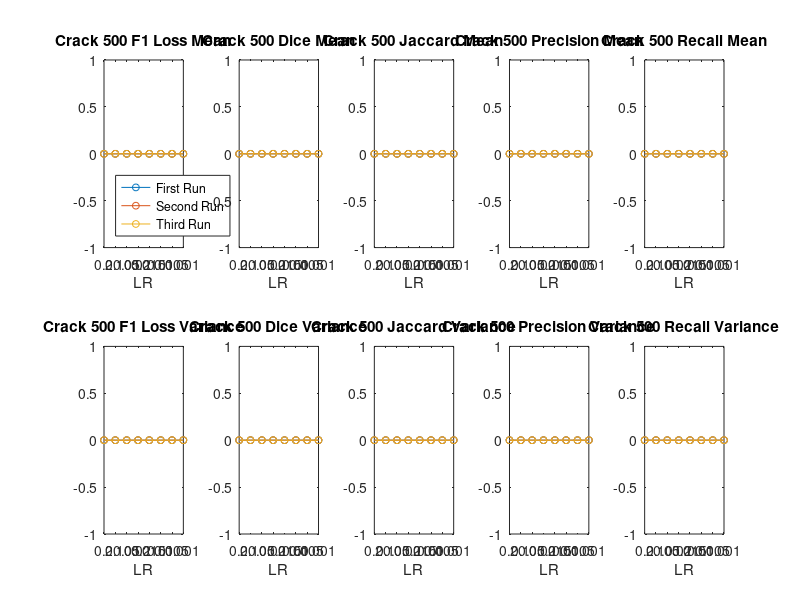

Here is the MATLAB script that generated this plot:
dinfo = dir('*.log');

data(:,:,:) = zeros(8, 10, 3);
% LR x Value x Iteration

% Learning rates 0.2 0.1 0.05 0.02 0.015 0.01 0.005 0.001

for n = 1 : length(dinfo)
    fileName = dinfo(n).name;
    lr = str2double(append("0.", erase(fileName, ["Crack", ".log", "First", "Second", "Third"])));
    
    if lr == 0.2
        lrIDX = 1;
    elseif lr == 0.1
        lrIDX = 2;
    elseif lr == 0.05
        lrIDX = 3;
    elseif lr == 0.02
        lrIDX = 4;
    elseif lr == 0.015
        lrIDX = 5;
    elseif lr == 0.01
        lrIDX = 6;
    elseif lr == 0.005
        lrIDX = 7;
    elseif lr == 0.001
        lrIDX = 8;
    end
    
    iteration = erase(fileName, ["Crack", ".log"]);
    index = find(isletter(iteration), 1);
    iteration(1:index-1) = [];
    
    if strcmp(iteration, 'First')
        iterIDX = 1;
    elseif strcmp(iteration, 'Second')
        iterIDX = 2;
    else
        iterIDX = 3;
    end
    
    FID = fopen(fileName);
    fileData = textscan(FID, '%s');
    fclose(FID);
    
    % Idx 4 & 5 = F1 Loss mean & variance
    % Idx 8 & 9 = Dice mean & variance
    % Idx 12 & 13 = Jaccard mean & variance
    % Idx 16 & 17 = Precision mean & variance
    % Idx 20 & 21 = Recall mean & variance
    stringData = string(fileData{:});
    
    data(lrIDX, 1, iterIDX) = str2double(stringData{4});
    data(lrIDX, 2, iterIDX) = str2double(stringData{5});
    data(lrIDX, 3, iterIDX) = str2double(stringData{8});
    data(lrIDX, 4, iterIDX) = str2double(stringData{9});
    data(lrIDX, 5, iterIDX) = str2double(stringData{12});
    data(lrIDX, 6, iterIDX) = str2double(stringData{13});
    data(lrIDX, 7, iterIDX) = str2double(stringData{16});
    data(lrIDX, 8, iterIDX) = str2double(stringData{17});
    data(lrIDX, 9, iterIDX) = str2double(stringData{20});
    data(lrIDX, 10, iterIDX) = str2double(stringData{21});
    
    data(isnan(data))=0;
end

subplot(2, 5, 1);
plot(data(:, 1, 1), '-o', 'MarkerSize', 5);
hold on;
plot(data(:, 1, 2), '-o', 'MarkerSize', 5);
plot(data(:, 1, 3), '-o', 'MarkerSize', 5);
hold off;
xticks([1, 2, 3, 4, 5, 6, 7, 8]);
xticklabels({0.2, 0.1, 0.05, 0.02, 0.015, 0.01, 0.005, 0.001});
xtickangle(45);
legend({'First Run', 'Second Run', 'Third Run'},'Location','southwest')
xlabel('LR') 
title('Crack 500 F1 Loss Mean');

subplot(2, 5, 6);
plot(data(:, 2, 1), '-o', 'MarkerSize', 5);
hold on;
plot(data(:, 2, 2), '-o', 'MarkerSize', 5);
plot(data(:, 2, 3), '-o', 'MarkerSize', 5);
hold off;
xticks([1, 2, 3, 4, 5, 6, 7, 8]);
xticklabels({0.2, 0.1, 0.05, 0.02, 0.015, 0.01, 0.005, 0.001});
xtickangle(45);
xlabel('LR') 
title('Crack 500 F1 Loss Variance');

subplot(2, 5, 2);
plot(data(:, 3, 1), '-o', 'MarkerSize', 5);
hold on;
plot(data(:, 3, 2), '-o', 'MarkerSize', 5);
plot(data(:, 3, 3), '-o', 'MarkerSize', 5);
hold off;
xticks([1, 2, 3, 4, 5, 6, 7, 8]);
xticklabels({0.2, 0.1, 0.05, 0.02, 0.015, 0.01, 0.005, 0.001});
xtickangle(45);
xlabel('LR') 
title('Crack 500 Dice Mean');

subplot(2, 5, 7);
plot(data(:, 4, 1), '-o', 'MarkerSize', 5);
hold on;
plot(data(:, 4, 2), '-o', 'MarkerSize', 5);
plot(data(:, 4, 3), '-o', 'MarkerSize', 5);
hold off;
xticks([1, 2, 3, 4, 5, 6, 7, 8]);
xticklabels({0.2, 0.1, 0.05, 0.02, 0.015, 0.01, 0.005, 0.001});
xtickangle(45);
xlabel('LR') 
title('Crack 500 Dice Variance');

subplot(2, 5, 3);
plot(data(:, 5, 1), '-o', 'MarkerSize', 5);
hold on;
plot(data(:, 5, 2), '-o', 'MarkerSize', 5);
plot(data(:, 5, 3), '-o', 'MarkerSize', 5);
hold off;
xticks([1, 2, 3, 4, 5, 6, 7, 8]);
xticklabels({0.2, 0.1, 0.05, 0.02, 0.015, 0.01, 0.005, 0.001});
xtickangle(45);
xlabel('LR') 
title('Crack 500 Jaccard Mean');

subplot(2, 5, 8);
plot(data(:, 6, 1), '-o', 'MarkerSize', 5);
hold on;
plot(data(:, 6, 2), '-o', 'MarkerSize', 5);
plot(data(:, 6, 3), '-o', 'MarkerSize', 5);
hold off;
xticks([1, 2, 3, 4, 5, 6, 7, 8]);
xticklabels({0.2, 0.1, 0.05, 0.02, 0.015, 0.01, 0.005, 0.001});
xtickangle(45);
xlabel('LR') 
title('Crack 500 Jaccard Variance');

subplot(2, 5, 4);
plot(data(:, 7, 1), '-o', 'MarkerSize', 5);
hold on;
plot(data(:, 7, 2), '-o', 'MarkerSize', 5);
plot(data(:, 7, 3), '-o', 'MarkerSize', 5);
hold off;
xticks([1, 2, 3, 4, 5, 6, 7, 8]);
xticklabels({0.2, 0.1, 0.05, 0.02, 0.015, 0.01, 0.005, 0.001});
xtickangle(45);
xlabel('LR') 
title('Crack 500 Precision Mean');

subplot(2, 5, 9);
plot(data(:, 8, 1), '-o', 'MarkerSize', 5);
hold on;
plot(data(:, 8, 2), '-o', 'MarkerSize', 5);
plot(data(:, 8, 3), '-o', 'MarkerSize', 5);
hold off;
xticks([1, 2, 3, 4, 5, 6, 7, 8]);
xticklabels({0.2, 0.1, 0.05, 0.02, 0.015, 0.01, 0.005, 0.001});
xtickangle(45);
xlabel('LR') 
title('Crack 500 Precision Variance');

subplot(2, 5, 5);
plot(data(:, 9, 1), '-o', 'MarkerSize', 5);
hold on;
plot(data(:, 9, 2), '-o', 'MarkerSize', 5);
plot(data(:, 9, 3), '-o', 'MarkerSize', 5);
hold off;
xticks([1, 2, 3, 4, 5, 6, 7, 8]);
xticklabels({0.2, 0.1, 0.05, 0.02, 0.015, 0.01, 0.005, 0.001});
xtickangle(45);
xlabel('LR') 
title('Crack 500 Recall Mean');

subplot(2, 5, 10);
plot(data(:, 10, 1), '-o', 'MarkerSize', 5);
hold on;
plot(data(:, 10, 2), '-o', 'MarkerSize', 5);
plot(data(:, 10, 3), '-o', 'MarkerSize', 5);
hold off;
xticks([1, 2, 3, 4, 5, 6, 7, 8]);
xticklabels({0.2, 0.1, 0.05, 0.02, 0.015, 0.01, 0.005, 0.001});
xtickangle(45);
xlabel('LR') 
title('Crack 500 Recall Variance');
